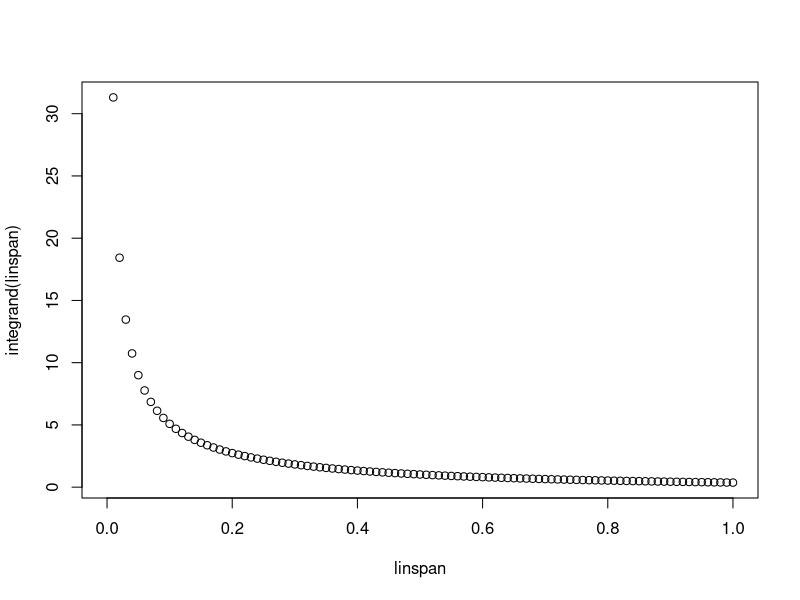

The R script that drew this image:
integrand <- function(x){
  (x ^ (-3/4)) * exp(-x)
} 

linspan = seq(0, 1, 0.01)

plot(linspan, integrand(linspan))

#estimating the integral using uniform distribution

n = 10^7
prob = 1
xs = runif(n, 0, 1)

1/(n*prob) * sum(integrand(xs))

#estimating the integral using inversion sampling
pdf <- function(x){
  return(1/4*x^(-3/4))
}

cdf <- function(x){
  return(x^(1/4))
}

inverse_cdf <- function(x){
  return(x^4)
}

xs_u <-  runif(n, 0, 1)
xs_real <- inverse_cdf(xs_u)

1/n * sum(integrand(xs_real)/pdf(xs_real))


